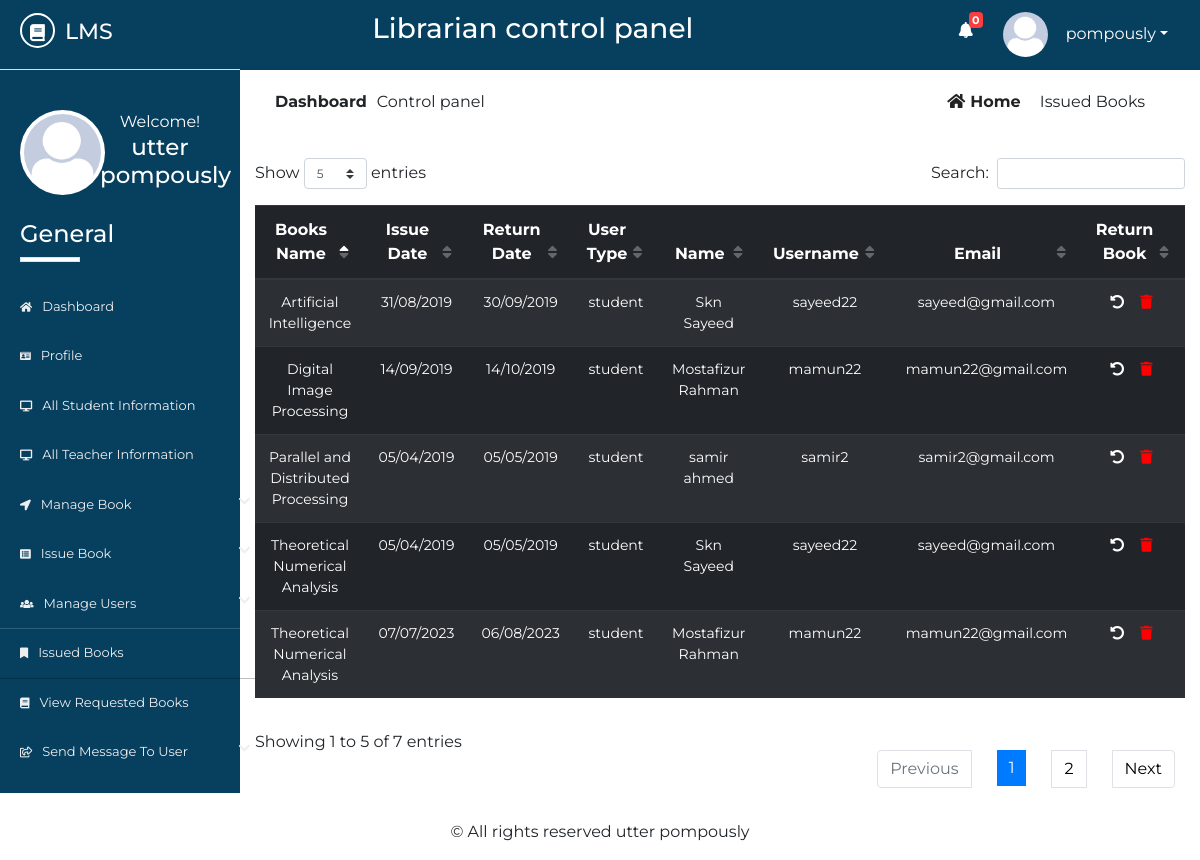
The app's page /Source/librarian/issued-books.php (signed in) with its own data.
### tables this page shows
CREATE TABLE IF NOT EXISTS `lib_registration` (
  `id` int NOT NULL AUTO_INCREMENT,
  `name` varchar(50) NOT NULL,
  `username` varchar(20) NOT NULL,
  `password` varchar(20) NOT NULL,
  `email` varchar(50) NOT NULL,
  `phone` varchar(20) NOT NULL,
  `address` varchar(100) NOT NULL,
  `photo` varchar(500) NOT NULL,
  `status` varchar(7) NOT NULL,
  PRIMARY KEY (`id`)
);

CREATE TABLE IF NOT EXISTS `issue_book` (
  `id` int NOT NULL AUTO_INCREMENT,
  `utype` varchar(10) NOT NULL,
  `regno` varchar(20) NOT NULL,
  `name` varchar(50) NOT NULL,
  `sem` varchar(10) NOT NULL,
  `session` varchar(10) NOT NULL,
  `dept` varchar(10) NOT NULL,
  `phone` varchar(20) NOT NULL,
  `email` varchar(20) NOT NULL,
  `booksname` varchar(50) NOT NULL,
  `booksissuedate` varchar(10) NOT NULL,
  `booksreturndate` varchar(10) NOT NULL,
  `username` varchar(20) NOT NULL,
  PRIMARY KEY (`id`)
);

### Source/librarian/issued-books.php (the view, shortened to what this page needs)
       <?php
   $page = 'ibook';
   include 'inc/header.php';
   include 'inc/connection.php';
?>
<div class="dashboard-content">
	<div class="dashboard-header">
		<div class="container">
			<div class="row">
				<div class="col-md-6">
					<div class="left">
						<p><span>dashboard</span>Control panel</p>
					</div>
				</div>
				<div class="col-md-6">
					<div class="right text-right">
						<a href="dashboard.php"><i class="fas fa-home"></i>home</a>
						<span class="disabled">issued books</span>
					</div>
				</div>
			</div>
			<div class="issued-content">
				<div class="row">
					<div class="col-md-12">
						<div class="rbook-info status">
                                 <table id="dtBasicExample" class="table table-striped table-dark text-center">
                                      <thead>
                                           <tr>
                                               <th>Books Name</th>
                                               <th>Issue Date</th>
                                               <th>Return Date</th>
                                               <th>User Type</th>
                                               <th>Name</th>
                                               <th>Username</th>
                                               <th>Email</th>
                                               <th>Return Book</th>
                                           </tr>
                                      </thead>
                                       <tbody>
                                           <?php
                                               $res= mysqli_query($link, "select * from issue_book");
                                                while ($row=mysqli_fetch_array($res)) {
                                                   echo "<tr>";
                                                   echo "<td>"; echo $row["booksname"]; echo "</td>";
                                                   echo "<td>"; echo $row["booksissuedate"]; echo "</td>";
                                                   echo "<td>"; echo $row["booksreturndate"]; echo "</td>";
                                                   echo "<td>"; echo $row["utype"]; echo "</td>";
                                                   echo "<td>"; echo $row["name"]; echo "</td>";
                                                   echo "<td>"; echo $row["username"]; echo "</td>";
                                                   echo "<td>"; echo $row["email"]; echo "</td>";
                                                   echo "<td>";
                                                  ?>
                                                       <ul>
                                                           <li><a style="color: #fff;" href="return.php?id=<?php echo $row["id"]; ?>"><i class="fas fa-undo-alt"></i></a></li>
                                                           <li><a href="delete.php?id=<?php echo $row["id"]; ?>"><i class="fas fa-trash"></i></a></li>
                                                       </ul>
                                                   <?php
                                                   echo "</td>";
                                                   echo "</tr>";
                                               }
                                                  ?>
                                       </tbody>
                                 </table>
						</div>
					</div>
				</div>
			</div>
		</div>
	</div>
</div>
<?php
	include 'inc/footer.php';
 ?>

### Source/librarian/inc/header.php (shortened to what this page needs)
<?php
    include 'inc/connection.php';
    $res = mysqli_query($link,"select * from request_books where read1='no'");
    $not= mysqli_num_rows($res);
 ?>
<!DOCTYPE html>
<html lang="en">
<head>
	<link rel="stylesheet" href="inc/css/bootstrap.min.css">
	<link rel="stylesheet" href="inc/css/bootstrap-select.min.css">
	<link rel="stylesheet" href="inc/css/fontawesome-all.min.css">
	<link rel="stylesheet" href="inc/css/datatables.min.css">
	<link rel="stylesheet" href="inc/css/pro1.css">
</head>
<body>
	<div class="main-content">
		<div class="wrapper">
			<div class="left-sidebar">
				<div class="p-title">
                    <h3><a href=""><i class="fas fa-book"></i><span>lms</span></a></h3>
				</div>
				<div class="profile">
					<div class="profile-pic">
                        <?php
                            $res = mysqli_query($link, "select * from lib_registration where username='".$_SESSION['username']."'");
                            while ($row = mysqli_fetch_array($res)){
                                ?><img src="<?php echo $row["photo"]; ?> " height="" width="" alt="something wrong" class="rounded-circle"></a> <?php
                            }
                        ?>
					</div>
					<div class="profile-info text-center">
						<span>Welcome!</span>
						<h2>
              <?php
                $res = mysqli_query($link, "select * from lib_registration where username='".$_SESSION['username']."'");
                while ($row = mysqli_fetch_array($res)){
                  $name  =  $row["name"];
                  echo $name;
                }
              ?>
            </h2>
					</div>
				</div>
				<div class="sidebar-menu">
					<h3>General</h3>
					<div class="border"></div>
	                <ul>
	                    <li class="menu <?php if($page=='home'){ echo 'active';} ?>">
      						<a href="dashboard.php"><i class="fas fa-home"></i>Dashboard</a>
    					</li>
    					  <li class="menu <?php if($page=='profile'){ echo 'active';} ?>">
      						<a href="profile.php"><i class="fas fa-id-card"></i>profile</a>
    					</li>
	                    <li class="menu <?php if($page=='sinfo'){ echo 'active';} ?>">
      						<a href="all-student-info.php"><i class="fas fa-desktop"></i>all student information</a>
    					</li>
    					<li class="menu <?php if($page=='tinfo'){ echo 'active';} ?>">
      						<a href="all-teacher-info.php"><i class="fas fa-desktop"></i>all teacher information</a>
    					</li>
    					<li class="menu menu-toggle2">
      						<a href="#"><i class="fas fa-location-arrow"></i>manage book <span class="fa fa-chevron-down"></span></a>
    					</li>
	                   <li class="menu menu-toggle1">
      						<a href="#"><i class="fas fa-list-alt"></i>issue book <span class="fa fa-chevron-down"></span></a>
    					</li>
    					<li class="menu menu-toggle3">
      						<a href="#"><i class="fas fa-users"></i>manage users <span class="fa fa-chevron-down"></span></a>
    					</li>
    					 <li class="menu <?php if($page=='ibook'){ echo 'active';} ?>">
      						<a href="issued-books.php"><i class="fas fa-bookmark"></i>issued books</a>
    					</li>
    					<li class="menu <?php if($page=='rbook'){ echo 'active';} ?>">
      						<a href="requested-books.php"><i class="fas fa-book"></i>view requested books</a>
    					</li>
    					<li class="menu menu-toggle4">
      						<a href="#"><i class="far fa-share-square"></i>send message to user <span class="fa fa-chevron-down"></span></a>
    					</li>
    				</ul>
				</div>
			</div>
			<div class="content">
				<div class="inner">
					<div class="heading text-center">
						<h3>Librarian control panel</h3>
					</div>
					<div class="header-profile text-right">
						<ul>
                            <li class="icon">
                                <a href="requested-books.php" ><i class="fas fa-bell"></i></a>
                                <span class="count" onclick="window.location='requested-books.php'"><b><?php echo $not; ?></b></span>
                            </li>
							<li class="dropdown">
                                <?php
                                     $res = mysqli_query($link, "select * from lib_registration where username='".$_SESSION['username']."'");
                                     while ($row = mysqli_fetch_array($res)){
                                         ?><a href="" class="dropdown-toggle" data-toggle="dropdown"><img src="<?php echo $row["photo"]; ?>" alt=""><span><?php echo $_SESSION["username"]; ?></span></a> <?php
                                     }
                                ?>
							</li>
						</ul>
					</div>
				</div>

### Source/librarian/inc/css/pro1.css (style rules this page uses)
* { margin: 0; padding: 0; }
body { font-family: 'Montserrat', sans-serif; }
.border { width: 60px; height: 5px; background: #fff; }
.main-content { width: 100%; height: auto; overflow: hidden; }
.main-content .left-sidebar { width: 20%; height: auto; background: #073f5f; float: left; }
.main-content .left-sidebar .p-title { width: 100%; padding: 13px; padding-left: 20px; background: #073f5f; border-bottom: 1px solid #ddd; }
.main-content .p-title a { text-decoration: none; color: #fff; font-size: 22px; text-transform: uppercase; }
.main-content .p-title a i { width: 35px; height: 35px; line-height: 35px; text-align: center; font-size: 17px; border-radius: 50%; border: 2px solid #fff; }
.main-content .p-title a span { margin-left: 10px; }
.main-content .left-sidebar .profile { width: 100%; padding: 20px; margin-top: 0; padding-top: 0; }
.main-content .left-sidebar .profile .profile-pic { width: 40%; float: left; }
.main-content .left-sidebar .profile img { width: 85px; height: 85px; position: inherit; padding: 4px; background: #fff; overflow: hidden; }
.main-content .left-sidebar .profile .profile-info { width: 60%; float: left; color: #fff; }
.main-content .left-sidebar .profile .profile-info h2 { font-size: 23px; }
.sidebar-menu { color: #fff; width: 100%; padding-top: 60px; padding-left: 0; }
.sidebar-menu h3 { margin-left: 20px; font-size: 24px; }
.sidebar-menu .border { margin-left: 20px; margin-bottom: 20px; }
.sidebar-menu ul li a { text-decoration: none; color: #eee; width: 270px; padding: 15px 20px; font-size: 13px; display: block; text-transform: capitalize; transition: all .5s ease; }
.sidebar-menu ul { padding-left: 0; }
.sidebar-menu ul li a i { margin-right: 10px; font-size: smaller; }
.sidebar-menu ul li a span { float: right; }
.content { width: 80%; height: auto; float: right; }
.content .inner { width: 100%; height: 70px; background: #073f5f; padding: 12px; }
.content .inner .heading { width: 60%; float: left; color: #fff; }
.content .inner .header-profile { width: calc(40%-20px); float: right; margin-right: 20px; position: relative; }
.content .inner .header-profile .icon i { margin-right: 30px; font-size: 16px; margin-top: 10px; }
.header-profile .dropdown span { color: #fff; margin-left: 10px; }
.header-profile .icon span { color: #fff; position: absolute; left: 10px; top: 0; font-size: 11px; width: 14px; height: 16px; line-height: 16px; text-align: center; border-radius: 4px; background: #FA3E3E; }
.header-profile ul li { list-style: none; float: left; }
.header-profile ul li i { color: #fff; }
.header-profile img { width: 40px; height: 40px; border-radius: 50%; margin-right: 8px; }
.dropdown a { text-decoration: none; color: #fff; }
.dropdown img { width: 45px; height: 45px; border-radius: 50%; }
.dashboard-header .left { padding: 20px; }
.dashboard-header .left p span { text-transform: capitalize; margin-right: 10px; font-weight: bold; }
.dashboard-header .right { padding: 20px; margin-right: 20px; }
.dashboard-header .right a { text-transform: capitalize; text-decoration: none; color: #222; margin-right: 15px; font-weight: bold; }
.dashboard-header .right a i { margin-right: 5px; }
.dashboard-header .right span { text-transform: capitalize; }
.rbook-info tbody { font-size: 14px; }
.rbook-info a { text-decoration: none; color: #fff; }
.status ul li { list-style: none; float: left; margin-left: 16px; }
.status ul li:nth-child(2) i { color: red; }
.sidebar-menu li.active a { box-shadow: rgba(0, 0, 0, 0.25) 0 1px 0, inset rgba(255, 255, 255, 0.16) 0 1px 0; border-right: 5px solid #1ABB9C; }

### records on screen
lib_registration: photo (picture), name "utter pompously"
issue_book: booksname "Theoretical Numerical Analysis", booksissuedate "05/04/2019", booksreturndate "05/05/2019", utype "student", name "Skn Sayeed", username "sayeed22", email "sayeed@gmail.com"
issue_book: booksname "Parallel and Distributed Processing", booksissuedate "05/04/2019", booksreturndate "05/05/2019", utype "student", name "samir ahmed", username "samir2", email "samir2@gmail.com"
issue_book: booksname "Artificial Intelligence", booksissuedate "31/08/2019", booksreturndate "30/09/2019", utype "student", name "Skn Sayeed", username "sayeed22", email "sayeed@gmail.com"
issue_book: booksname "Digital Image Processing", booksissuedate "14/09/2019", booksreturndate "14/10/2019", utype "student", name "Mostafizur Rahman", username "mamun22", email "mamun22@gmail.com"
issue_book: booksname "Theoretical Numerical Analysis", booksissuedate "07/07/2023", booksreturndate "06/08/2023", utype "student", name "Mostafizur Rahman", username "mamun22", email "mamun22@gmail.com"

### other values on screen
$not "0"
